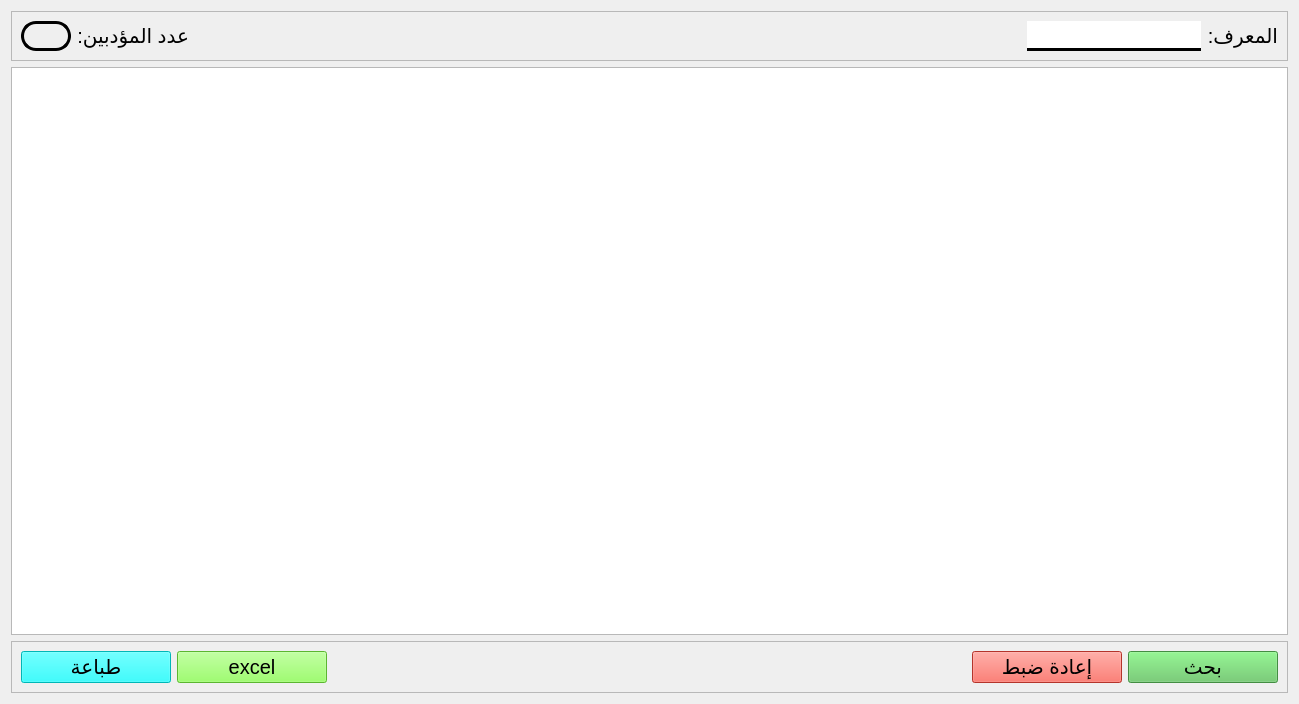
<?xml version="1.0" encoding="UTF-8"?>
<ui version="4.0">
 <class>teacher_history</class>
 <widget class="QWidget" name="teacher_history">
  <property name="geometry">
   <rect>
    <x>0</x>
    <y>0</y>
    <width>1299</width>
    <height>704</height>
   </rect>
  </property>
  <property name="windowTitle">
   <string>Form</string>
  </property>
  <layout class="QVBoxLayout" name="verticalLayout">
   <item>
    <widget class="QFrame" name="frame_2">
     <property name="frameShape">
      <enum>QFrame::Shape::StyledPanel</enum>
     </property>
     <property name="frameShadow">
      <enum>QFrame::Shadow::Raised</enum>
     </property>
     <layout class="QHBoxLayout" name="horizontalLayout_2">
      <item>
       <widget class="QLabel" name="nb">
        <property name="minimumSize">
         <size>
          <width>50</width>
          <height>0</height>
         </size>
        </property>
        <property name="maximumSize">
         <size>
          <width>16777215</width>
          <height>50</height>
         </size>
        </property>
        <property name="font">
         <font>
          <pointsize>15</pointsize>
         </font>
        </property>
        <property name="styleSheet">
         <string notr="true">border: 3px solid black; 
border-radius: 15px</string>
        </property>
        <property name="text">
         <string/>
        </property>
       </widget>
      </item>
      <item>
       <widget class="QLabel" name="label_8">
        <property name="font">
         <font>
          <pointsize>15</pointsize>
         </font>
        </property>
        <property name="text">
         <string>عدد المؤدبين:</string>
        </property>
       </widget>
      </item>
      <item>
       <spacer name="horizontalSpacer_3">
        <property name="orientation">
         <enum>Qt::Orientation::Horizontal</enum>
        </property>
        <property name="sizeHint" stdset="0">
         <size>
          <width>276</width>
          <height>20</height>
         </size>
        </property>
       </spacer>
      </item>
      <item>
       <widget class="QLineEdit" name="search">
        <property name="sizePolicy">
         <sizepolicy hsizetype="Fixed" vsizetype="Minimum">
          <horstretch>0</horstretch>
          <verstretch>0</verstretch>
         </sizepolicy>
        </property>
        <property name="minimumSize">
         <size>
          <width>150</width>
          <height>30</height>
         </size>
        </property>
        <property name="maximumSize">
         <size>
          <width>16777215</width>
          <height>16777215</height>
         </size>
        </property>
        <property name="font">
         <font>
          <pointsize>15</pointsize>
         </font>
        </property>
        <property name="styleSheet">
         <string notr="true">border: 3px solid black;
border-left: none;
border-right: none;
border-top: none 
</string>
        </property>
       </widget>
      </item>
      <item>
       <widget class="QLabel" name="label_7">
        <property name="font">
         <font>
          <pointsize>15</pointsize>
         </font>
        </property>
        <property name="text">
         <string>المعرف:</string>
        </property>
       </widget>
      </item>
     </layout>
    </widget>
   </item>
   <item>
    <widget class="QTableView" name="history_table">
     <property name="font">
      <font>
       <pointsize>15</pointsize>
      </font>
     </property>
     <property name="layoutDirection">
      <enum>Qt::LayoutDirection::RightToLeft</enum>
     </property>
     <property name="editTriggers">
      <set>QAbstractItemView::EditTrigger::NoEditTriggers</set>
     </property>
     <property name="alternatingRowColors">
      <bool>true</bool>
     </property>
     <property name="verticalScrollMode">
      <enum>QAbstractItemView::ScrollMode::ScrollPerPixel</enum>
     </property>
     <property name="horizontalScrollMode">
      <enum>QAbstractItemView::ScrollMode::ScrollPerPixel</enum>
     </property>
     <property name="showGrid">
      <bool>false</bool>
     </property>
     <attribute name="horizontalHeaderMinimumSectionSize">
      <number>150</number>
     </attribute>
     <attribute name="horizontalHeaderDefaultSectionSize">
      <number>150</number>
     </attribute>
     <attribute name="verticalHeaderCascadingSectionResizes">
      <bool>false</bool>
     </attribute>
     <attribute name="verticalHeaderDefaultSectionSize">
      <number>35</number>
     </attribute>
    </widget>
   </item>
   <item>
    <widget class="QFrame" name="frame_7">
     <property name="frameShape">
      <enum>QFrame::Shape::StyledPanel</enum>
     </property>
     <property name="frameShadow">
      <enum>QFrame::Shadow::Raised</enum>
     </property>
     <layout class="QHBoxLayout" name="horizontalLayout_5">
      <item>
       <widget class="QPushButton" name="printing_btn">
        <property name="minimumSize">
         <size>
          <width>150</width>
          <height>30</height>
         </size>
        </property>
        <property name="font">
         <font>
          <pointsize>15</pointsize>
         </font>
        </property>
        <property name="styleSheet">
         <string notr="true">background-color: rgb(0, 255, 255);</string>
        </property>
        <property name="text">
         <string>طباعة</string>
        </property>
        <property name="shortcut">
         <string>Ctrl+P</string>
        </property>
       </widget>
      </item>
      <item>
       <widget class="QPushButton" name="export_btn">
        <property name="minimumSize">
         <size>
          <width>150</width>
          <height>30</height>
         </size>
        </property>
        <property name="font">
         <font>
          <pointsize>15</pointsize>
         </font>
        </property>
        <property name="styleSheet">
         <string notr="true">background-color: rgb(127, 255, 67);</string>
        </property>
        <property name="text">
         <string>excel</string>
        </property>
        <property name="shortcut">
         <string>Ctrl+E</string>
        </property>
       </widget>
      </item>
      <item>
       <spacer name="horizontalSpacer_5">
        <property name="orientation">
         <enum>Qt::Orientation::Horizontal</enum>
        </property>
        <property name="sizeHint" stdset="0">
         <size>
          <width>40</width>
          <height>20</height>
         </size>
        </property>
       </spacer>
      </item>
      <item>
       <widget class="QPushButton" name="reset_btn">
        <property name="minimumSize">
         <size>
          <width>150</width>
          <height>30</height>
         </size>
        </property>
        <property name="font">
         <font>
          <pointsize>15</pointsize>
         </font>
        </property>
        <property name="styleSheet">
         <string notr="true">background-color: rgb(252, 73, 60);</string>
        </property>
        <property name="text">
         <string>إعادة ضبط</string>
        </property>
        <property name="shortcut">
         <string>Esc</string>
        </property>
       </widget>
      </item>
      <item>
       <widget class="QPushButton" name="search_btn">
        <property name="minimumSize">
         <size>
          <width>150</width>
          <height>30</height>
         </size>
        </property>
        <property name="font">
         <font>
          <pointsize>15</pointsize>
         </font>
        </property>
        <property name="styleSheet">
         <string notr="true">background-color: rgb(94, 197, 93);</string>
        </property>
        <property name="text">
         <string>بحث</string>
        </property>
        <property name="shortcut">
         <string>Return</string>
        </property>
       </widget>
      </item>
     </layout>
    </widget>
   </item>
  </layout>
 </widget>
 <resources/>
 <connections/>
</ui>
